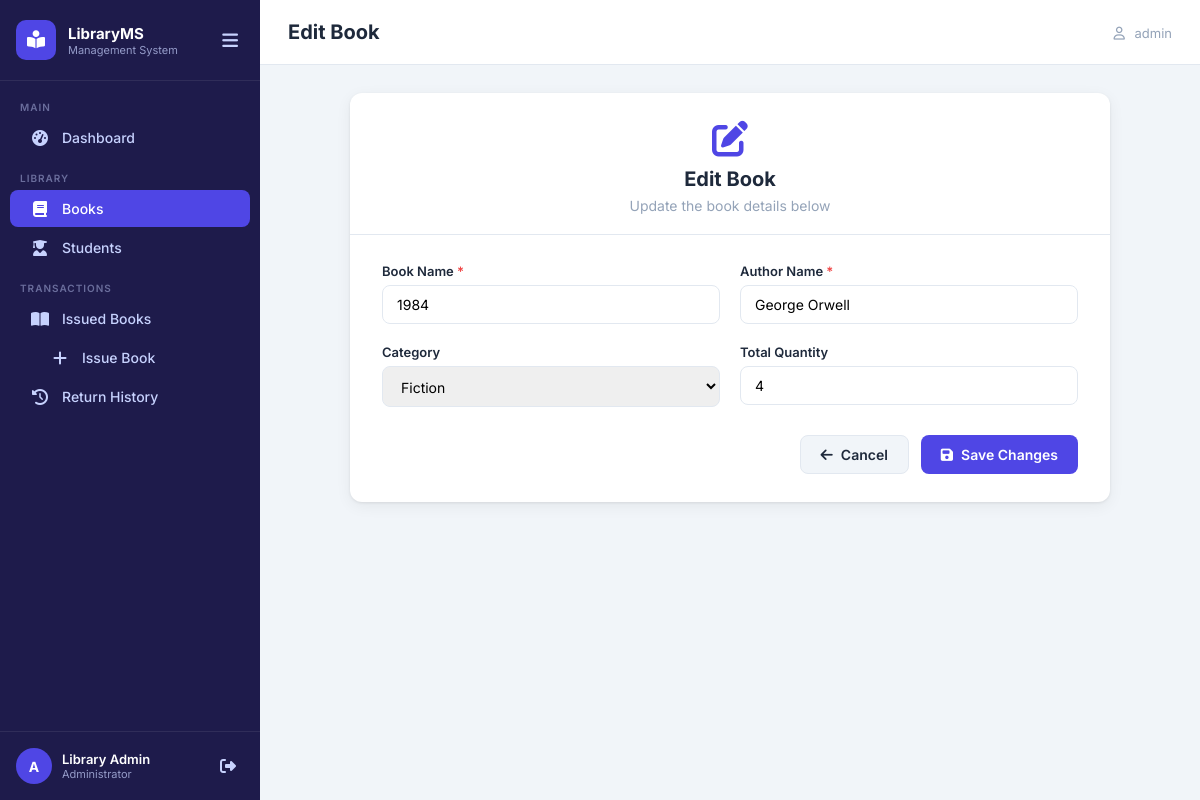
Screenshot of /books/edit/33/ (signed in) with the database file from the repository.
### library/models.py (models this page shows, shortened)
class Book(models.Model):
    CATEGORY_CHOICES = [
        ('Fiction', 'Fiction'),
        ('Non-Fiction', 'Non-Fiction'),
        ('Science', 'Science'),
        ('Technology', 'Technology'),
        ('History', 'History'),
        ('Mathematics', 'Mathematics'),
        ('Literature', 'Literature'),
        ('Philosophy', 'Philosophy'),
        ('Biography', 'Biography'),
        ('Self-Help', 'Self-Help'),
    ]
    name = models.CharField(max_length=255)
    author = models.CharField(max_length=255)
    category = models.CharField(max_length=50, choices=CATEGORY_CHOICES, default='Fiction')
    quantity = models.PositiveIntegerField(default=1)
    available = models.PositiveIntegerField(default=1)
    added_date = models.DateField(auto_now_add=True)
    class Meta:
        ordering = ['name']

### library/views.py (the view, shortened to what this page needs)
# urls.py: path('books/edit/<int:pk>/', views.edit_book, name='edit_book'),
@login_required
def edit_book(request, pk):
    book = get_object_or_404(Book, pk=pk)
    return render(request, 'library/edit_book.html', {
        'book': book,
        'categories': Book.CATEGORY_CHOICES
    })

### templates/library/edit_book.html (shortened to what this page needs)
{% extends 'library/base.html' %}
{% block page_title %}Edit Book{% endblock %}
{% block content %}
<div class="form-page">
    <div class="form-card">
        <div class="form-card-header">
            <i class="fa-solid fa-pen-to-square"></i>
            <h2>Edit Book</h2>
            <p>Update the book details below</p>
        </div>
        <form method="POST" action="{% url 'edit_book' book.pk %}" class="form-body">
            <div class="form-row">
                <div class="form-group">
                    <label for="name">Book Name <span class="required">*</span></label>
                    <input type="text" id="name" name="name" value="{{ book.name }}" required maxlength="255">
                </div>
                <div class="form-group">
                    <label for="author">Author Name <span class="required">*</span></label>
                    <input type="text" id="author" name="author" value="{{ book.author }}" required maxlength="255">
                </div>
            </div>
            <div class="form-row">
                <div class="form-group">
                    <label for="category">Category</label>
                    <select id="category" name="category">
                        {% for value, display in categories %}
                        <option value="{{ value }}" {% if book.category == value %}selected{% endif %}>{{ display }}</option>
                        {% endfor %}
                    </select>
                </div>
                <div class="form-group">
                    <label for="quantity">Total Quantity</label>
                    <input type="number" id="quantity" name="quantity" value="{{ book.quantity }}" min="1" max="100">
                </div>
            </div>
            <div class="form-actions">
                <a href="{% url 'book_list' %}" class="btn btn-secondary">
                    <i class="fa-solid fa-arrow-left"></i> Cancel
                </a>
                <button type="submit" class="btn btn-primary">
                    <i class="fa-solid fa-floppy-disk"></i> Save Changes
                </button>
            </div>
        </form>
    </div>
</div>
{% endblock %}

### templates/library/base.html (shortened to what this page needs)
<!DOCTYPE html>
<html lang="en">
<head>
    {% load static %}
    <link rel="stylesheet" href="{% static 'css/style.css' %}">
    <link rel="stylesheet" href="{% static 'css/sidebar.css' %}">
    <link rel="stylesheet" href="https://cdnjs.cloudflare.com/ajax/libs/font-awesome/6.5.0/css/all.min.css">
</head>
<body>
{% if user.is_authenticated %}
<aside class="sidebar" id="sidebar">
    <div class="sidebar-header">
        <div class="sidebar-logo">
            <i class="fa-solid fa-book-open-reader"></i>
        </div>
        <div class="sidebar-brand">
            <span class="brand-name">LibraryMS</span>
            <span class="brand-sub">Management System</span>
        </div>
        <button class="sidebar-toggle" id="sidebarToggle" aria-label="Toggle sidebar">
            <i class="fa-solid fa-bars"></i>
        </button>
    </div>
    <nav class="sidebar-nav">
        <div class="nav-group">
            <span class="nav-label">Main</span>
            <a href="{% url 'dashboard' %}" class="nav-item {% if request.resolver_match.url_name == 'dashboard' %}active{% endif %}">
                <i class="fa-solid fa-gauge-high"></i>
                <span>Dashboard</span>
            </a>
        </div>
        <div class="nav-group">
            <span class="nav-label">Library</span>
            <a href="{% url 'book_list' %}" class="nav-item {% if 'book' in request.resolver_match.url_name %}active{% endif %}">
                <i class="fa-solid fa-book"></i>
                <span>Books</span>
            </a>
            <a href="{% url 'student_list' %}" class="nav-item {% if 'student' in request.resolver_match.url_name %}active{% endif %}">
                <i class="fa-solid fa-user-graduate"></i>
                <span>Students</span>
            </a>
        </div>
        <div class="nav-group">
            <span class="nav-label">Transactions</span>
            <a href="{% url 'issued_books' %}" class="nav-item {% if request.resolver_match.url_name == 'issued_books' or request.resolver_match.url_name == 'issue_book' %}active{% endif %}">
                <i class="fa-solid fa-book-open"></i>
                <span>Issued Books</span>
            </a>
            <a href="{% url 'issue_book' %}" class="nav-item {% if request.resolver_match.url_name == 'issue_book' %}active{% endif %}" style="padding-left:2.5rem">
                <i class="fa-solid fa-plus"></i>
                <span>Issue Book</span>
            </a>
            <a href="{% url 'return_history' %}" class="nav-item {% if request.resolver_match.url_name == 'return_history' %}active{% endif %}">
                <i class="fa-solid fa-clock-rotate-left"></i>
                <span>Return History</span>
            </a>
        </div>
    </nav>
    <div class="sidebar-footer">
        <div class="user-info">
            <div class="user-avatar">{{ user.username|first|upper }}</div>
            <div>
                <p class="user-name">{{ user.get_full_name|default:user.username }}</p>
                <p class="user-role">Administrator</p>
            </div>
        </div>
        <a href="{% url 'logout' %}" class="logout-btn" title="Logout">
            <i class="fa-solid fa-right-from-bracket"></i>
        </a>
    </div>
</aside>
<div class="main-wrapper" id="mainWrapper">
    <header class="top-bar">
        <div class="page-title">
            <h1>{% block page_title %}Dashboard{% endblock %}</h1>
        </div>
        <div class="top-bar-actions">
            <span class="top-bar-user"><i class="fa-regular fa-user"></i> {{ user.username }}</span>
        </div>
    </header>
    <main class="main-content">
        {% block content %}{% endblock %}
    </main>
</div>
{% endif %}
</body>
</html>

### rows the page displays
Book: name "1984", author "George Orwell", category "Fiction", quantity "4"

### other values shown
{{ user.username|first|upper }} "A"
{{ user.get_full_name|default:user.username }} "Library Admin"
{{ user.username }} "admin"
